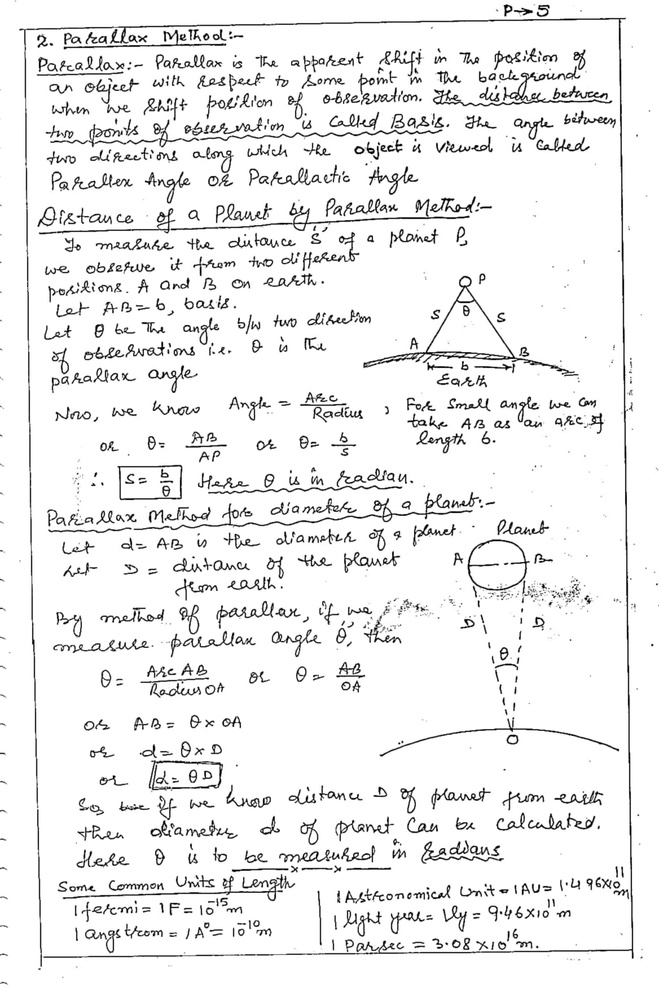
#> input picture image segmentation/handwritten.jpg, 659 x 1000 px, shrunk from 1687 x 2560 before the run
$ jupyter execute image_segmentation.ipynb
#> lines starting #> are read from the running program, lines starting #| are printed output that depends on the picture
## Thresholding

[cell 1]
import cv2
import matplotlib.pyplot as plt
import numpy as np

## simple thresholding

[cell 2]
image=cv2.imread('handwritten.jpg',0)
#> image: shape (1000, 659); min 0, max 255, mean 238

plt.imshow(image)

[cell 3]
retval,binary=cv2.threshold(image,150,255,cv2.THRESH_BINARY)
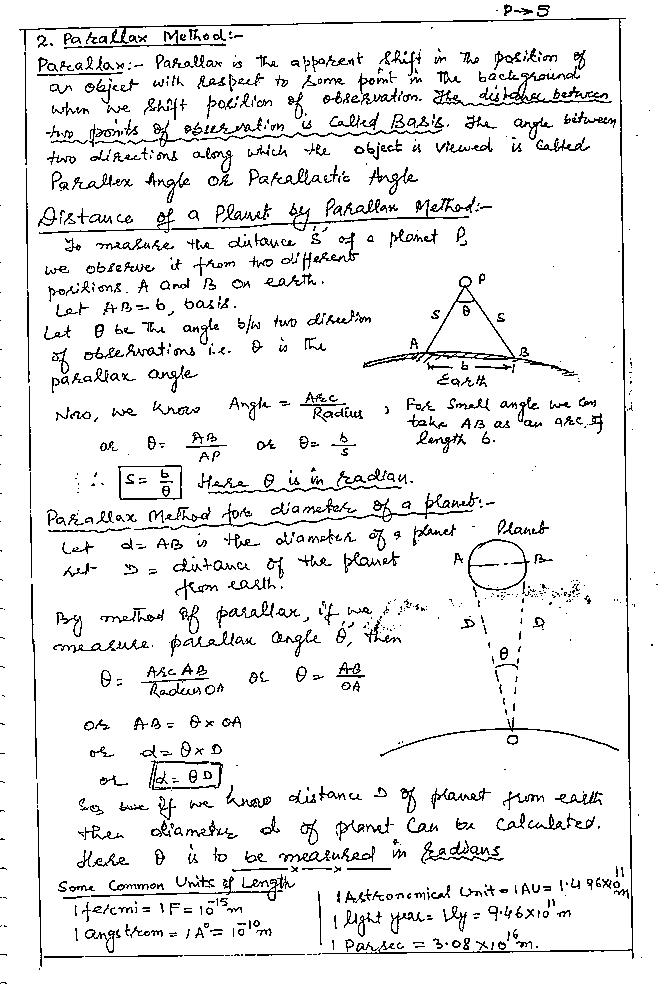
#> binary: shape (1000, 659); 92.4% white; black in thin lines or dots

plt.figure(figsize=(12,7))

plt.imshow(binary,cmap='grey')

plt.show()

## adaptive thresholding

[cell 4]
adaptive_m=cv2.adaptiveThreshold(image,255,cv2.ADAPTIVE_THRESH_MEAN_C,cv2.THRESH_BINARY,11,9)
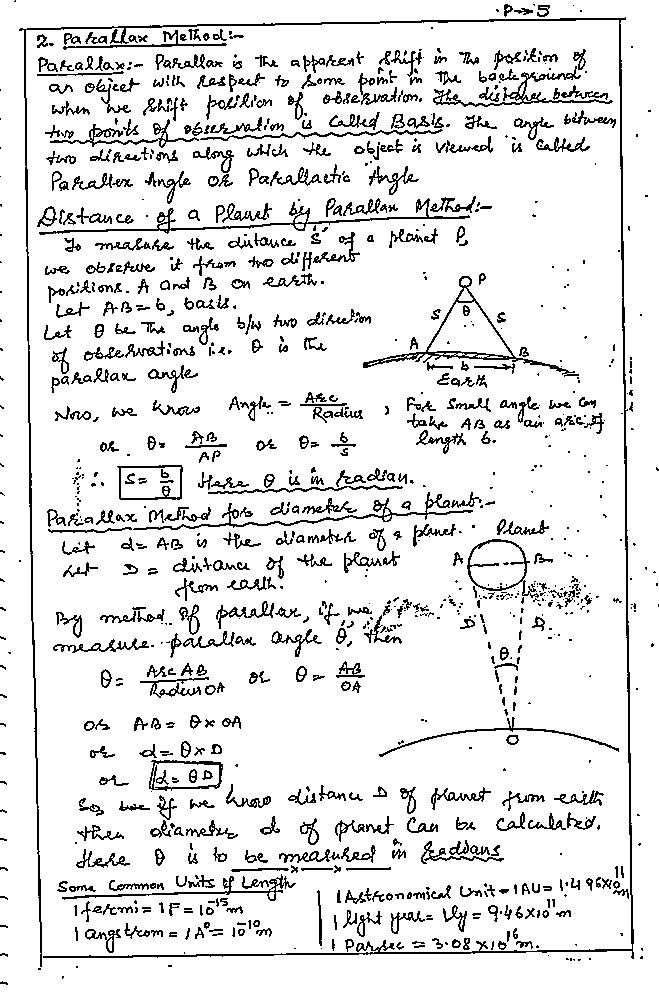
#> adaptive_m: shape (1000, 659); 89.9% white; black in thin lines or dots

adaptive_g=cv2.adaptiveThreshold(image,255,cv2.ADAPTIVE_THRESH_GAUSSIAN_C,cv2.THRESH_BINARY,11,9)
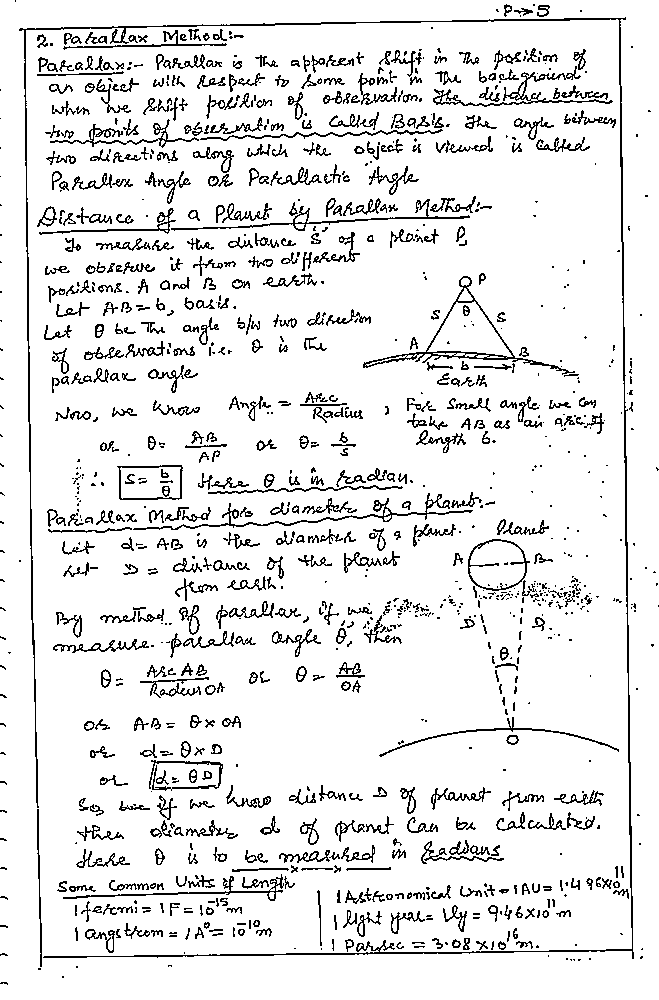
#> adaptive_g: shape (1000, 659); 90.9% white; black in thin lines or dots

plt.figure(figsize=(12,7))

plt.imshow(adaptive_m,cmap='grey')
plt.title("Adaptive mean thresholding")
plt.show()

plt.imshow(adaptive_g,cmap='grey')
plt.title("Adaptive gaussian thresholding")
plt.show()
